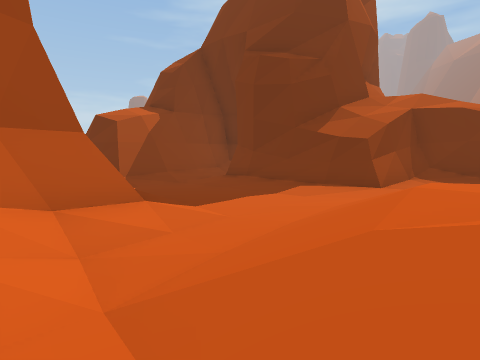
[1] (above)

17 first-person views from a walk through a scene from a Unity 3-D project. The camera is 1.3 m above the floor, tilts 6° down and sees 80° across. The floor is counted in squares, 2 m on a side. Each view is taken from the middle of a square. On the plan, view 1 faces up. The plan holds only what a view shows up to about 9 squares ahead; the rest is blank. The place goes on beyond the plan.

[2]
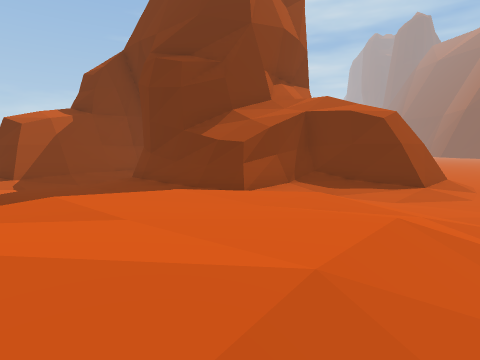

[3]
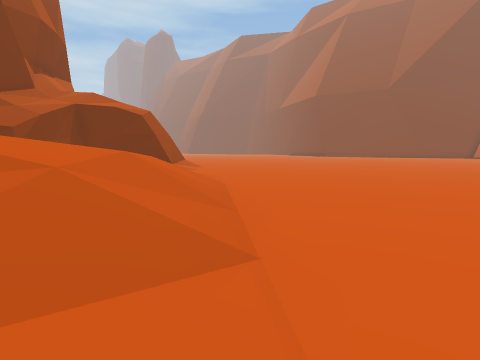

[4]
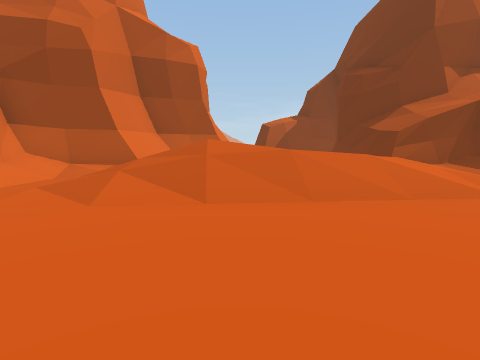

[5]
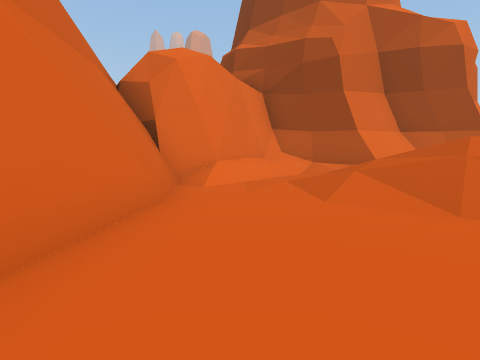

[6]
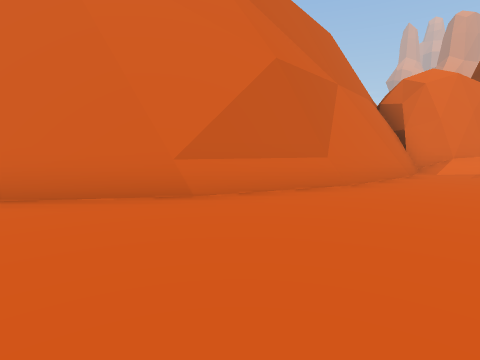

[7]
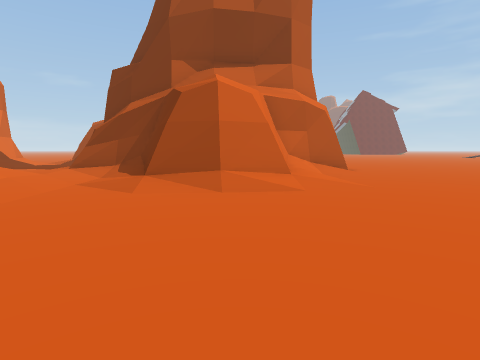

[8]
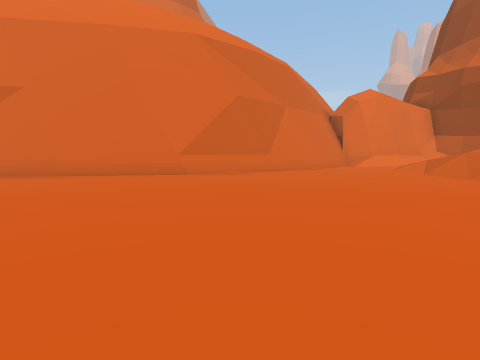

[9]
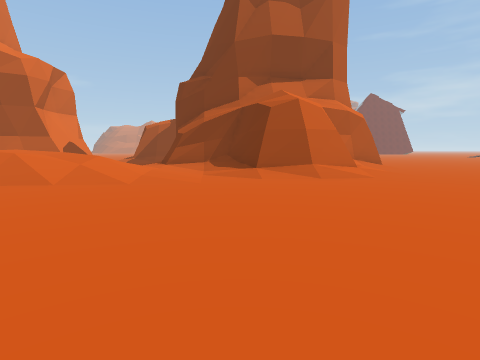

[10]
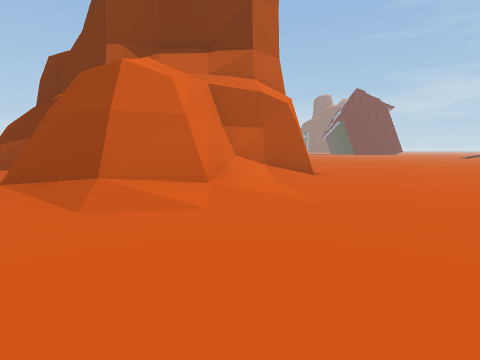

[11]
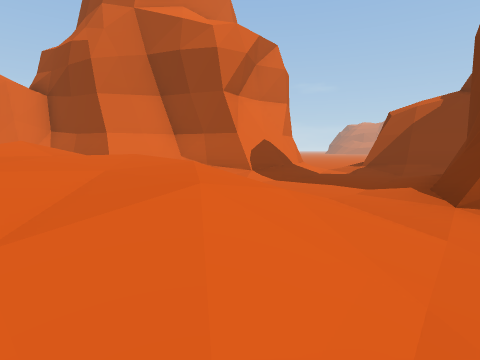

[12]
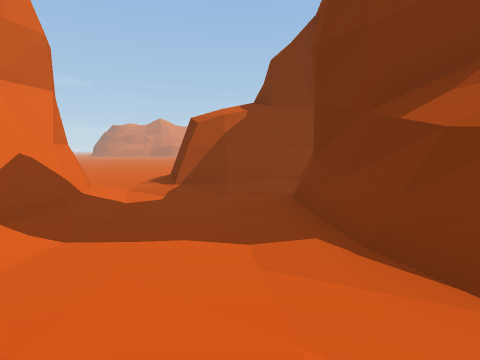

[13]
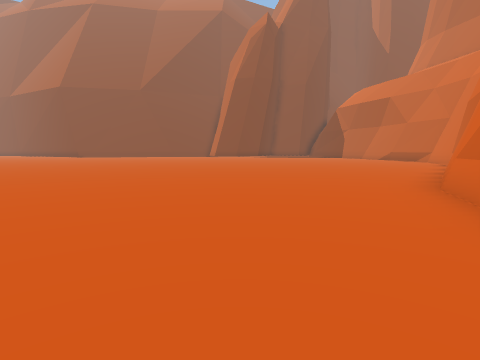

[14]
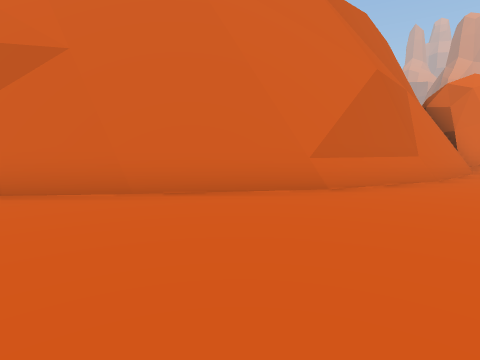

[15]
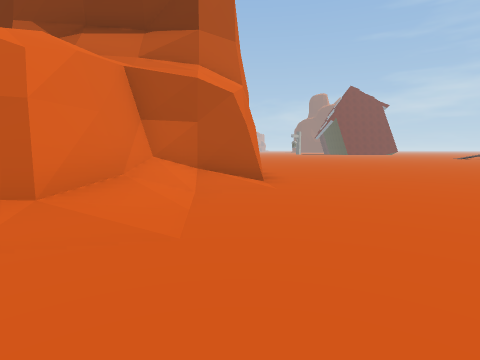

[16]
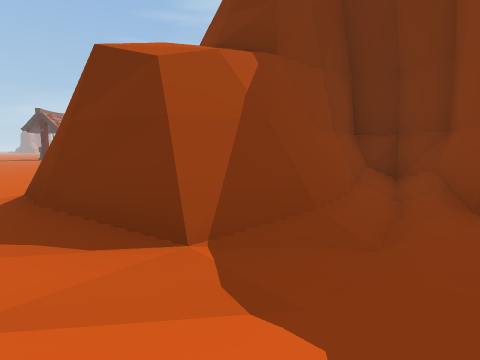

[17]
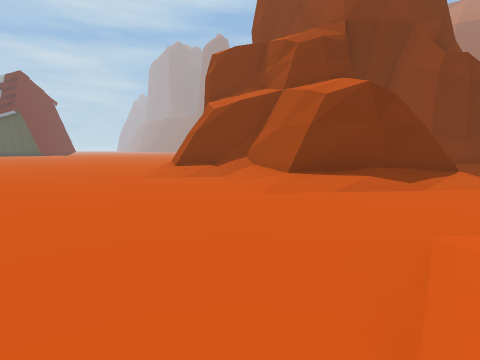

### Floor plan
Key: @ floor where view 1 was taken; # wall or solid block; . main floor; : floor 0.25 m higher than the main floor; / step, stairs or slope.
Columns run from 11 left of view 1 to 12 right of it. Each row starts with its distance up from view 1.
 19                      ..
 18  ..                 ...
 17  ...               ....
 16  ....             .....
 15  .../#            .....
 14  .../##           .....
 13  ...//#           #.....
 12 ...../#   ###     ##....
 11 ..../##  ####     #/....
 10 ..../##  #/#      #//...
  9 ...../####/##     ##//..
  8 ......///.//########/...
  7 .  /.//....//###/###/...
  6        #//...//::///....
  5        ###/.//////......
  4         ##////////:.....
  3         ##////////......
  2         #////////.......
  1         ##///////.......
  0         ##/@////........
 -1         #//////.........
 -2         #/////..........
 -3         ###/............
 -4           #####.........
 -5              ######.....
 -6                   ##....
 -7                    ###..
 -8                      ##.
 -9                       ##

Where each view was taken, in squares from view 1:
view 1: 0 up, 0 right, facing up
view 2: 0 up, 3 right, facing up
view 3: 2 down, 2 right, facing up-right
view 4: 3 down, 6 right, facing up-left
view 5: 3 down, 6 right, facing left
view 6: 2 down, 10 right, facing down-left
view 7: 4 up, 12 right, facing up-left
view 8: 1 up, 12 right, facing down-left
view 9: 1 up, 12 right, facing up-left
view 10: 6 up, 12 right, facing up-left
view 11: 4 up, 6 right, facing left
view 12: 4 up, 3 right, facing up-left
view 13: 2 down, 3 right, facing right
view 14: 3 down, 12 right, facing down-left
view 15: 8 up, 12 right, facing up-left
view 16: 6 up, 3 left, facing up
view 17: 7 up, 11 left, facing up-right
